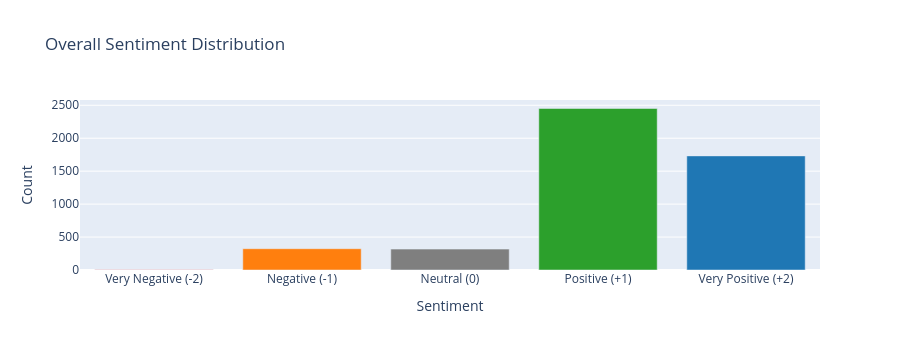

The cell this chart's notebook holds for it:
### Code cell
# 4. Visualize Overall Sentiment Trends
# Overall sentiment distribution (bar chart only)
sentiment_counts = df_clean['qwen_sentiment'].value_counts().sort_index()

sentiment_labels = {-2: 'Very Negative (-2)', -1: 'Negative (-1)', 
                    0: 'Neutral (0)', 1: 'Positive (+1)', 2: 'Very Positive (+2)'}
colors = ['#d62728', '#ff7f0e', '#7f7f7f', '#2ca02c', '#1f77b4']

fig = go.Figure(data=[
    go.Bar(x=[sentiment_labels[i] for i in sentiment_counts.index],
           y=sentiment_counts.values,
           marker_color=colors,
           hovertemplate='%{x}<br>Count: %{y}')
])

fig.update_layout(
    title='Overall Sentiment Distribution',
    xaxis_title='Sentiment',
    yaxis_title='Count',
    height=350,
    showlegend=False
)
fig.show()

print(f"\nSentiment Summary:")
for s, count in sentiment_counts.items():
    pct = 100 * count / len(df_clean)
    print(f"  {sentiment_labels[s]}: {count} ({pct:.1f}%)")

### Figure 1 — Plotly figure (JSON) as saved in the notebook; plotly's stock layout.template omitted (floating-point values rounded to 4 significant figures)
{"data": [{"hovertemplate": "%{x}<br>Count: %{y}", "marker": {"color": ["#d62728", "#ff7f0e", "#7f7f7f", "#2ca02c", "#1f77b4"]}, "type": "bar", "x": ["Very Negative (-2)", "Negative (-1)", "Neutral (0)", "Positive (+1)", "Very Positive (+2)"], "y": [4, 323, 317, 2451, 1732]}], "layout": {"height": 350, "showlegend": false, "title": {"text": "Overall Sentiment Distribution"}, "xaxis": {"title": {"text": "Sentiment"}}, "yaxis": {"title": {"text": "Count"}}}}
